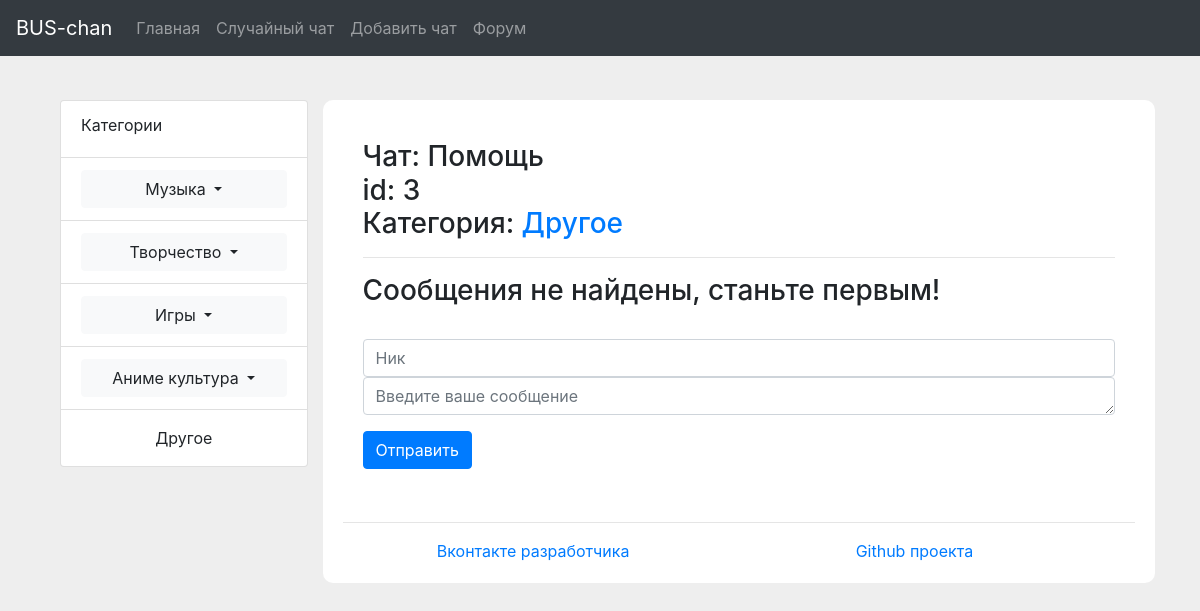
Before: /chat/3/ with the older database file.
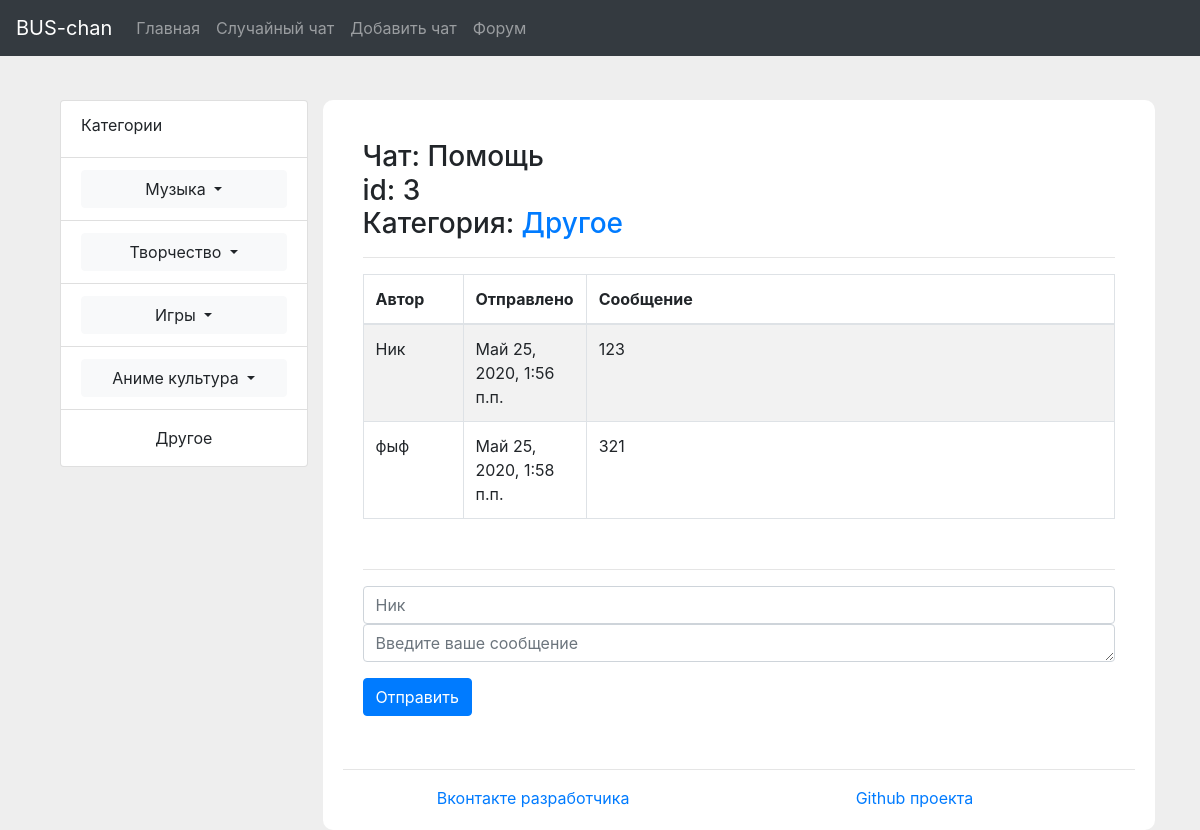
After: the same page with the newer database file.
### bus_chan/apps/mainapp/models.py (models this page shows)
class Chat(models.Model):
    name = models.CharField('Имя чата', max_length=50)
    category = models.CharField('Категория чата', max_length=50)
    is_private = models.BooleanField('Приватный чат')
    date = models.DateField('Дата создания чата', auto_now_add=True)
    def __str__(self):
        return self.name

class Message(models.Model):
    author = models.CharField('Ник', max_length=50)
    date = models.DateTimeField('Дата отправки', auto_now_add=True)
    chat = models.ForeignKey(Chat, on_delete=models.CASCADE)
    text = models.TextField('Текст сообщения')
    def __str__(self):
        return self.text

### bus_chan/apps/mainapp/views.py (the view)
# urls.py: path('chat/<int:chat_id>/', views.chat, name='chat'),
def chat(request, chat_id):
    try:
        current_chat = Chat.objects.get(id=chat_id)
    except Exception as e:
        print(e)
        raise Http404("Чат не найден")
    massages = current_chat.message_set.order_by('id')
    cat = current_chat.category
    for key, val in CATEGORIES.items():
        if val == cat:
            cat = key
            break
    return render(request, 'mainapp/chat.html',
                  {'chat': current_chat, 'massages': massages,
                   'category': cat})

### bus_chan/templates/mainapp/chat.html (shortened to what this page needs)
{% extends 'mainapp/base.html' %}
{% block content %}
	<h3>Чат: {{chat}}<br>id: {{chat.id}}<br>Категория: <a href="{% url 'category' chat.category %}">{{category}}</a></h3>
	<hr>
	{% if massages %}
		<table class="table table-bordered table-striped" style="margin-bottom: 50px;">
		  <thead>
		    <tr>
		      <th style="width: 100px;">Автор</th>
		      <th style="width: 100px;">Отправлено</th>
		      <th>Сообщение</th>
		    </tr>
		  </thead>
		  <tbody>
		  	{% for m in massages %}
			    <tr>
			      <td>{{m.author}}</td>
			      <td>{{m.date}}</td>
			      <td>
			      	{{m}}
			      </td>
			    </tr>
		    {% endfor %}
		  </tbody>
		</table><hr>
	{% else %}
		<h3>Сообщения не найдены, станьте первым!</h3><br>
	{% endif %}
	<form action="{% url 'send_message' chat.id %}" method="POST" enctype="multipart/form-data" style="padding-bottom: 50px;">
	  <div class="form-group">
	    <input type="text" required="" class="form-control" placeholder="Ник" name="author">
	    <textarea name="text" required="" class="form-control" rows="1" placeholder="Введите ваше сообщение"></textarea>
	  </div>
	  <button type="submit" class="btn btn-primary">Отправить</button><br><br>
	</form>
{% endblock %}

### bus_chan/templates/mainapp/base.html (shortened to what this page needs)
<!DOCTYPE html>
<html>
<head>
	<link rel="stylesheet" href="https://stackpath.bootstrapcdn.com/bootstrap/4.4.1/css/bootstrap.min.css">
	{% load static %}
	<link rel="stylesheet" type="text/css" href="{% static 'mainapp/css/base.css' %}">
</head>
<body>
	<nav class="navbar navbar-expand-lg navbar-dark bg-dark" id="nav">
	  <a class="navbar-brand" href="{% url 'index' %}">BUS-chan</a>
	  <div class="collapse navbar-collapse" id="navbarNavDropdown">
	    <ul class="navbar-nav">
	      <li class="nav-item">
	        <a class="nav-link" href="{% url 'index' %}">Главная</a>
	      </li>
	      <li class="nav-item">
	        <a class="nav-link" href="{% url 'random_chat' %}">Случайный чат</a>
	      </li>
	      <li class="nav-item">
	        <a class="nav-link" href="{% url 'newchat' %}">Добавить чат</a>
	      </li>
          <li class="nav-item">
	        <a class="nav-link" href="{% url 'forum' %}">Форум</a>
	      </li>
	    </ul>
	  </div>
	</nav>
	<div id="wrapper" style="min-height: 100vh;">
		<div class="row">
			<div class="col-lg-3 col-padding">
				<ul class="list-group">
				  <li class="list-group-item">
				  	<label>Категории</label>
				  </li>
				  <li class="list-group-item">
					  <button onclick="change(this)" class="btn btn-light dropdown-toggle container">
					    Музыка
					  </button>
				  </li>
				  <li class="list-group-item">
					  <button onclick="change(this)" class="btn btn-light dropdown-toggle container">
					    Творчество
					  </button>
				  </li>
				  <li class="list-group-item">
					  <button onclick="change(this)" class="btn btn-light dropdown-toggle container">
					    Игры
					  </button>
				  </li>
				  <li class="list-group-item">
					  <button onclick="change(this)" class="btn btn-light dropdown-toggle container">
					    Аниме культура
					  </button>
				  </li>
				  <li class="list-group-item">
				  	<a class="dropdown-item" href="{% url 'category' 'other' %}" style="text-align: center;">Другое</a>
				  </li>
				</ul>
			</div>
			<div class="container-fluid col-md-9 col-padding" id="main">
				{% block content %}{% endblock %}
		        <footer class="footer">
		        	<hr>
		        	<div class="container-fluid row">
		        		<a target="_blank" style="text-align: center;" href="https://vk.com/bus_410" class="col-6">Вконтакте разработчика</a>
		        		<a target="_blank" style="text-align: center;" href="https://github.com/BUS410/BUS-chan" class="col-6">Github проекта</a>
		        	</div>
		        </footer>
			</div>
		</div>
	</div>
</body>
</html>

### bus_chan/apps/mainapp/static/mainapp/css/base.css (style rules this page uses)
html { height: 100%; }
#main { min-height:100%; position:relative; padding-bottom: 70px; padding: 20px; border: 20px solid #fff; background: #fff; border-radius: 10px; }
#wrapper { padding-top: 100px; padding-right: 5%; padding-left: 5%; background: #eee; }
.footer { position: absolute; left: 0; right: 0; bottom: 0; }
#nav { position: fixed; z-index: 1; width: 100%; }
.col-padding { padding-bottom: 30px; }

Changed rows visible on the page:
added Message: author "Ник", date "Май 25, 2020, 1:56 п.п.", text "123"
added Message: author "фыф", date "Май 25, 2020, 1:58 п.п.", text "321"
Other visible differences:
text no longer shown: "Сообщения не найдены, станьте первым!"
text now shown: "Автор Отправлено Сообщение"
